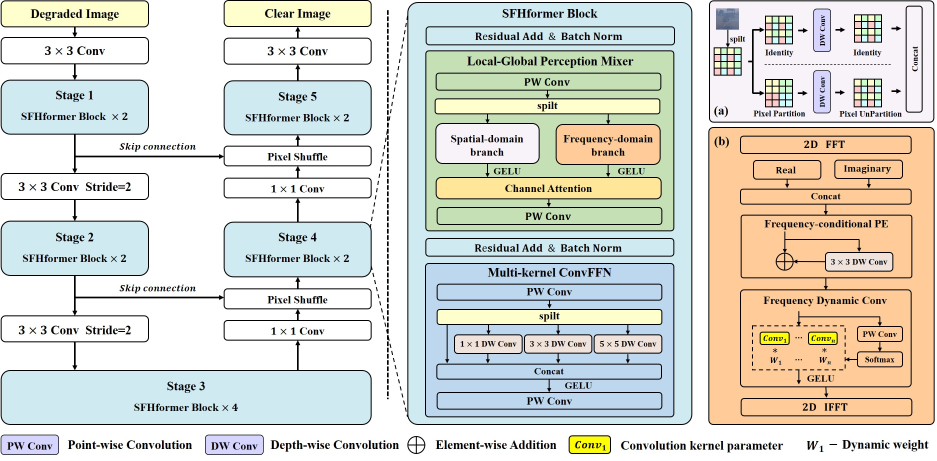
#> input picture archive_unused/legacy_upstream_tasks/image/method.jpg, 2810 x 1381 px (shown at 1/3 size)
$ python make_crops.py --src ../../legacy_upstream_tasks/image --dst out
#> lines starting #> are read from the running program, lines starting #| are printed output that depends on the picture
"""
scripts/make_crops.py - Prepare train/val/test crops from raw images.

Splits by source image BEFORE cropping to prevent near-duplicate leakage.

Train: random 320x320 crops per image as PNG.
Val: 1 center 256x256 crop per image.
Test: 1 center 256x256 crop per image.

Usage:
    python scripts/make_crops.py --src data/raw --dst data/crops
"""

import argparse
import os
import sys
import json
from pathlib import Path
import numpy as np
from PIL import Image
from tqdm import tqdm

sys.path.insert(0, os.path.dirname(os.path.dirname(os.path.abspath(__file__))))


def center_crop(img, size):
    """Center-crop a PIL image to size x size."""
    w, h = img.size
    left = max(0, (w - size) // 2)
    top = max(0, (h - size) // 2)
    return img.crop((left, top, left + size, top + size))


def random_crops(img, size, n, rng):
    """Extract n random crops of given size from a PIL image."""
    w, h = img.size
    crops = []
    for _ in range(n):
        if w > size and h > size:
            left = rng.integers(0, w - size)
            top = rng.integers(0, h - size)
        else:
            left = max(0, (w - size) // 2)
            top = max(0, (h - size) // 2)
        crops.append(img.crop((left, top, left + size, top + size)))
    return crops


def main():
    parser = argparse.ArgumentParser(description='Prepare crops from raw images')
    parser.add_argument('--src', type=str, required=True, help='Source directory of raw images')
    parser.add_argument('--dst', type=str, required=True, help='Destination directory for crops')
    parser.add_argument('--train-crop-size', type=int, default=320, help='Training crop size')
    parser.add_argument('--eval-crop-size', type=int, default=256, help='Val/test crop size')
    parser.add_argument('--train-crops-per-image', type=int, default=8)
    parser.add_argument('--val-count', type=int, default=20,
                        help='Number of images for validation')
    parser.add_argument('--test-count', type=int, default=50,
                        help='Number of fixed test images')
    parser.add_argument('--seed', type=int, default=42)
    args = parser.parse_args()

    rng = np.random.default_rng(args.seed)

    # Discover images
    src_path = Path(args.src)
    extensions = {'.png', '.jpg', '.jpeg', '.bmp', '.tif', '.tiff'}
    all_images = sorted([f for f in src_path.rglob('*') if f.suffix.lower() in extensions])

    if len(all_images) == 0:
        print(f"ERROR: No images found in {args.src}")
        sys.exit(1)

    print(f"Found {len(all_images)} images in {args.src}")

    # Split by source image
    indices = rng.permutation(len(all_images))

    total = len(all_images)
    if total >= args.test_count + args.val_count + 5:
        n_test = args.test_count
        n_val = args.val_count
        n_train = total - n_test - n_val
    else:
        n_test = min(args.test_count, max(1, total // 4))
        n_val = min(args.val_count, max(1, total // 4))
        n_train = max(1, total - n_test - n_val)

    train_idx = indices[:n_train]
    val_idx = indices[n_train:n_train + n_val]
    test_idx = indices[n_train + n_val:n_train + n_val + n_test]

    splits = {
        'train': [all_images[i] for i in train_idx],
        'val': [all_images[i] for i in val_idx],
        'test': [all_images[i] for i in test_idx],
    }

    print(f"Splits: train={len(train_idx)}, val={len(val_idx)}, test={len(test_idx)}")

    # Verify no overlap
    split_names_set = {}
    for split_name, files in splits.items():
        names = set(f.name for f in files)
        for other_name, other_names in split_names_set.items():
            overlap = names & other_names
            assert len(overlap) == 0, f"LEAKAGE: {split_name} and {other_name} share {overlap}"
        split_names_set[split_name] = names

    # Create directories and process
    dst_path = Path(args.dst)
    splits_dir = Path(os.path.dirname(os.path.dirname(os.path.abspath(__file__)))) / 'splits'
    splits_dir.mkdir(parents=True, exist_ok=True)

    counts = {}
    for split_name, files in splits.items():
        split_dir = dst_path / split_name
        split_dir.mkdir(parents=True, exist_ok=True)

        split_list = []
        crop_count = 0

        for img_path in tqdm(files, desc=f'{split_name}'):
            try:
                img = Image.open(img_path).convert('RGB')
#> img is the input picture: PIL image 2810x1381 RGB; mean R, G, B 215.6, 215.8, 206.4
            except Exception as e:
                print(f"WARNING: Could not open {img_path}: {e}")
                continue

            base = img_path.stem

            if split_name == 'train':
                crops = random_crops(img, args.train_crop_size,
                                     args.train_crops_per_image, rng)
#> after the loop in random_crops, `for _ in range(n):`: crops = 8 items
#> crops = 8 items
                for j, crop in enumerate(crops):
                    fname = f"{base}_crop{j}.png"
                    crop.save(split_dir / fname, 'PNG')
                    split_list.append(fname)
                    crop_count += 1
#> this loop made 8 passes
#> fname on passes 1 to 8: 'method_crop0.png', 'method_crop1.png', 'method_crop2.png', 'method_crop3.png', 'method_crop4.png', 'method_crop5.png', 'method_crop6.png', 'method_crop7.png'
#> pass 1, in main, `crop.save(split_dir / fname, 'PNG')`:
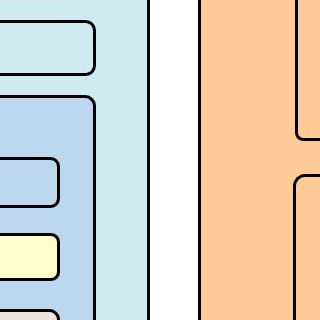
#> saved as method_crop0.png: PIL image 320x320 RGB; mean R, G, B 218.6, 210.4, 196.7
#> pass 2, in main, `crop.save(split_dir / fname, 'PNG')`:
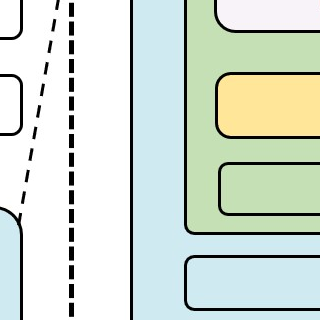
#> saved as method_crop1.png: PIL image 320x320 RGB; mean R, G, B 212, 223.1, 212.4
#> after the loop, crop_count = 8; split_list = ['method_crop0.png', 'method_crop1.png', 'method_crop2.png', 'method_crop3.png', 'method_crop4.png', 'method_crop5.png', 'method_crop6.png', 'method_crop7.png']
            else:
                crop = center_crop(img, args.eval_crop_size)
                fname = f"{base}.png"
                crop.save(split_dir / fname, 'PNG')
                split_list.append(fname)
                crop_count += 1

        # Save split list
        split_file = splits_dir / f'{split_name}.txt'
        with open(split_file, 'w') as f:
            f.write('\n'.join(split_list))

        counts[split_name] = crop_count
        print(f"{split_name}: {len(files)} images -> {crop_count} crops")
#| train: 1 images -> 8 crops
#> pass 2 of the loop in main, `for split_name, files in splits.items():`:
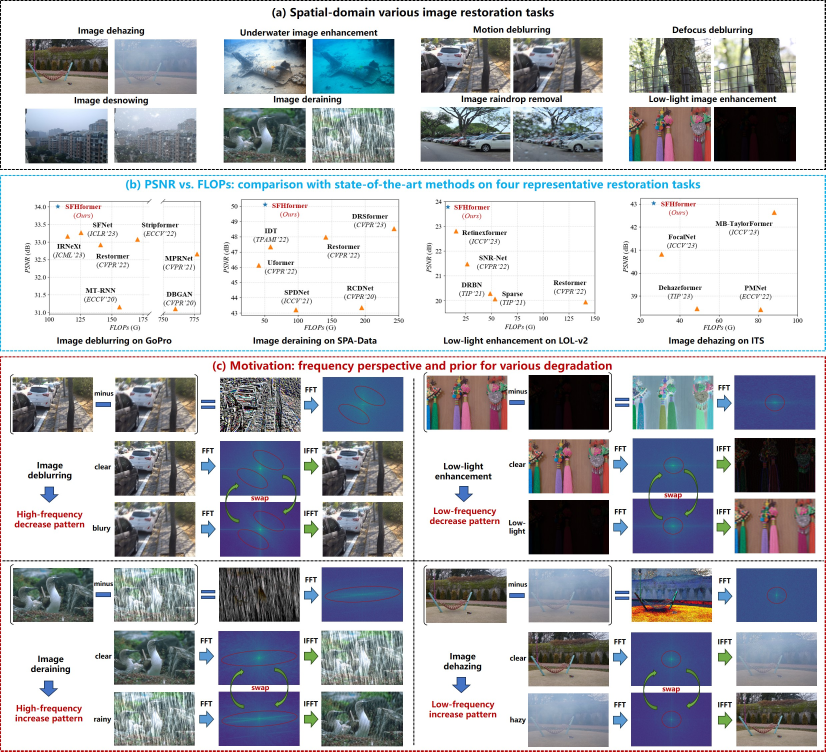
#> input picture archive_unused/legacy_upstream_tasks/image/introduce.jpg, 2477 x 2254 px (shown at 1/3 size)
#> in main, img is the input picture: PIL image 2477x2254 RGB; mean R, G, B 183, 185.3, 190.7
#> in center_crop, `return img.crop((left, top, left + size, top + size))`:
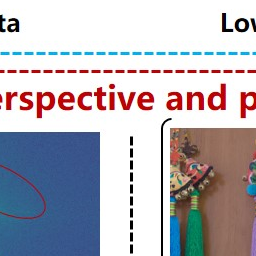
#> returned value: PIL image 256x256 RGB; mean R, G, B 184.1, 181.5, 189.2

    # Save fixed test50 list
    test_list = splits_dir / 'test50.txt'
    with open(splits_dir / 'test.txt', 'r') as f:
        test_names = f.read().strip().split('\n')
    with open(test_list, 'w') as f:
        f.write('\n'.join(test_names[:50]))

    # Save metadata
    meta = {
        'source': str(args.src),
        'seed': args.seed,
        'counts': counts,
        'train_crop_size': args.train_crop_size,
        'eval_crop_size': args.eval_crop_size,
        'train_crops_per_image': args.train_crops_per_image,
    }
    with open(splits_dir / 'metadata.json', 'w') as f:
        json.dump(meta, f, indent=2)

    print(f"\nSummary: {counts}")
#| Summary: {'train': 8, 'val': 1, 'test': 0}
    print(f"Split lists saved to {splits_dir}")
    print("Leakage check: PASSED (no overlap between splits)")


if __name__ == '__main__':
    main()
